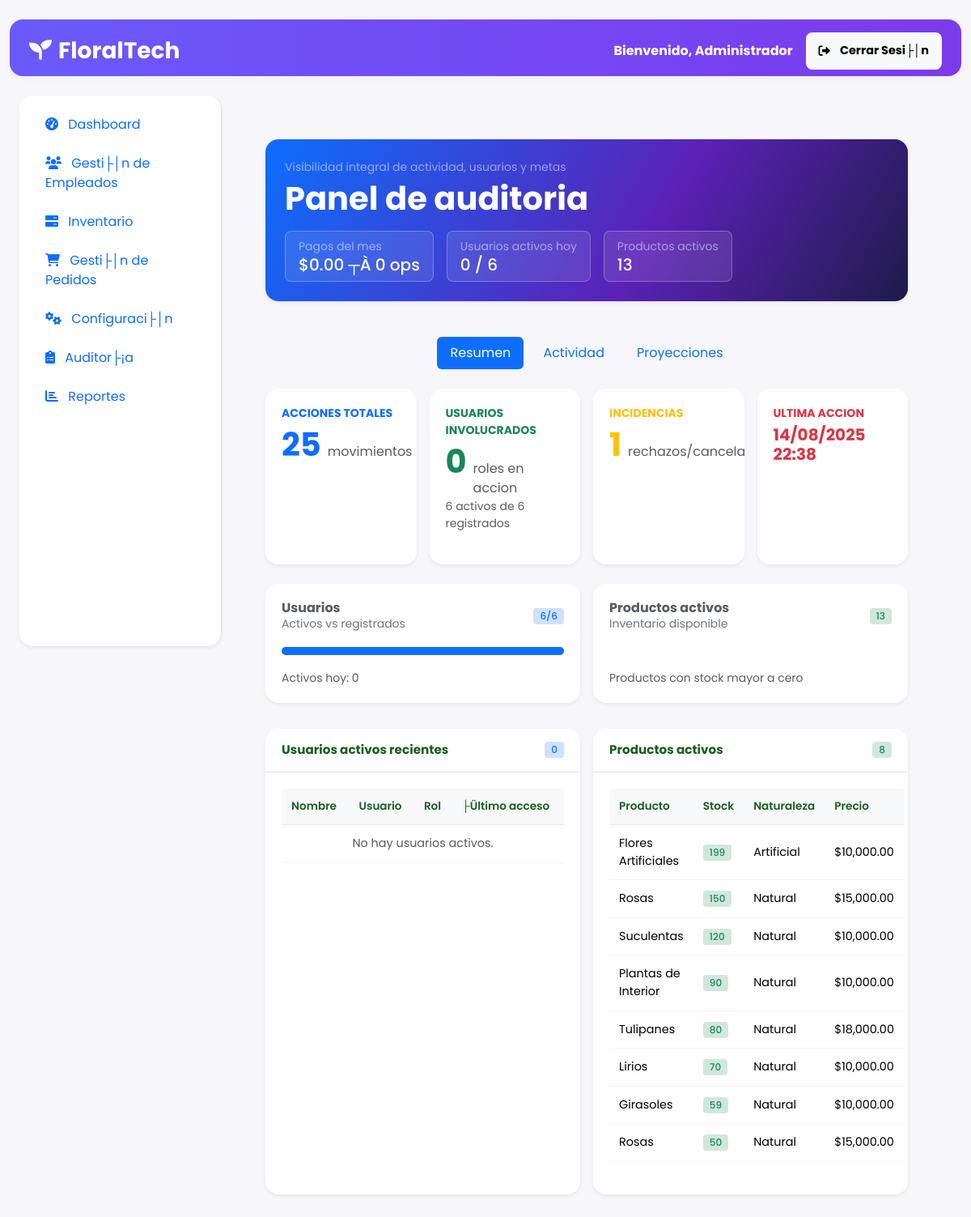
/index.php?ctrl=dashboard&action=admin&page=auditoria (signed in), run on an earlier commit of the app's database.
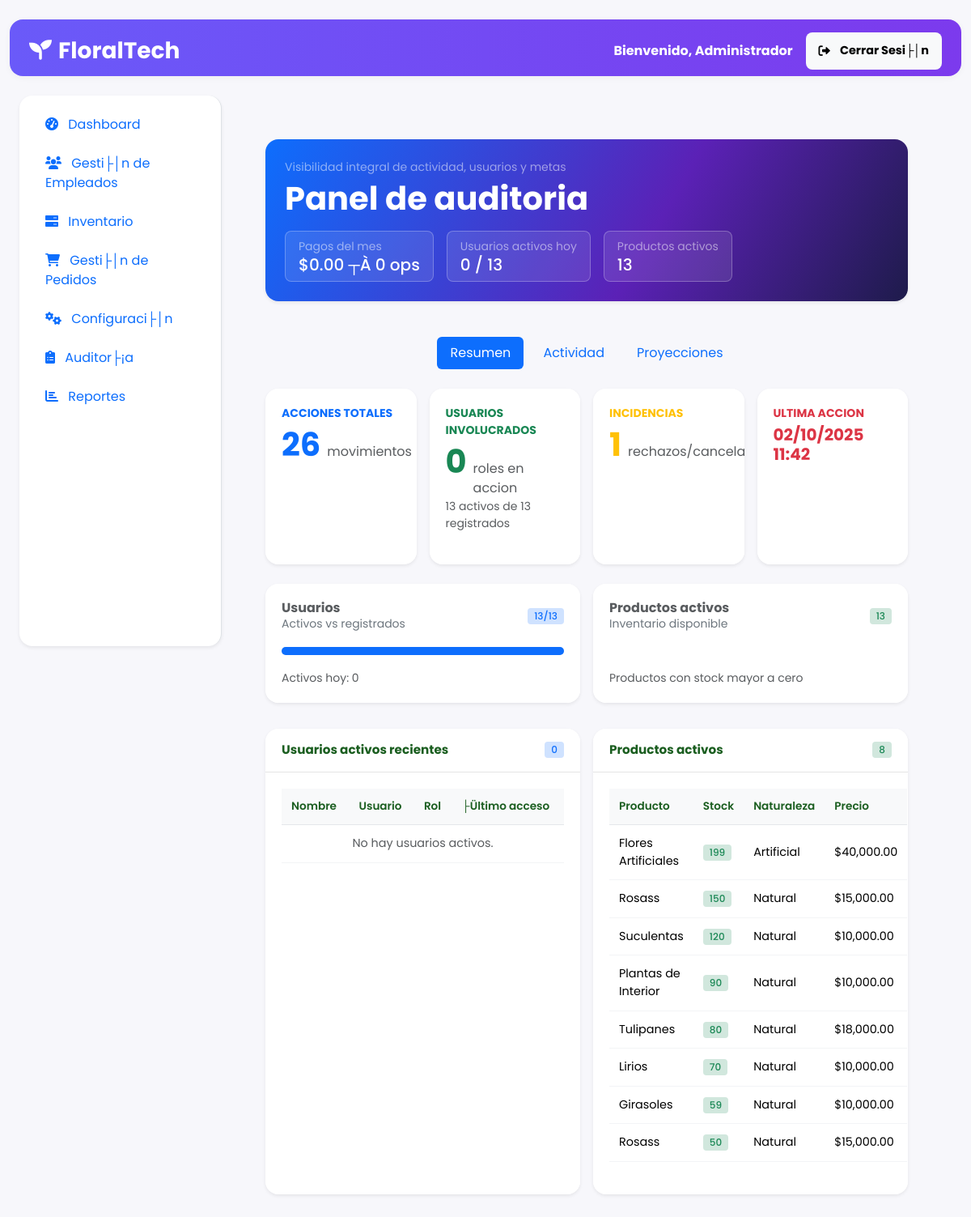
And on a later commit of the database.
### tables this page shows
CREATE TABLE `tflor` (
  `idtflor` int(11) NOT NULL,
  `nombre` varchar(255) NOT NULL,
  `naturaleza` varchar(255) DEFAULT NULL,
  `descripcion` text DEFAULT NULL,
  `precio` decimal(10,2) NOT NULL DEFAULT 0.00,
  `fecha_creacion` datetime DEFAULT current_timestamp() COMMENT 'Fecha de creación del producto',
  `activo` tinyint(1) DEFAULT 1 COMMENT 'Si el producto está activo',
  `color` varchar(100) DEFAULT 'Multicolor',
  `precio_venta` decimal(10,2) DEFAULT 0.00,
  `estado` varchar(50) DEFAULT 'activo'
);

### views/admin/VaauditoriaPagos.php (the view, shortened to what the changed rows need)
<?php
$resumenAuditoria = $resumenAuditoria ?? ['acciones' => 0, 'usuarios' => 0, 'incidencias' => 0, 'ultima' => null];
$usuariosTotales = $usuariosTotales ?? 0;
$usuariosActivos = $usuariosActivos ?? 0;
$usuariosActivosHoy = $usuariosActivosHoy ?? 0;
$usuariosRecientes = $usuariosRecientes ?? [];
$productosActivos = $productosActivos ?? 0;
$productosActivosDetalle = $productosActivosDetalle ?? [];
$pagosMes = $pagosMes ?? ['monto' => 0, 'conteo' => 0];
?>
<main>
    <div class="container-fluid my-4 px-4">
        <div class="p-4 mb-4 rounded-4 shadow-sm" style="background: linear-gradient(120deg, #0d6efd 0%, #5b21b6 60%, #1e1b4b 100%); color:#fff;">
            <div class="d-flex flex-wrap justify-content-between align-items-center gap-3">
                <div>
                    <p class="mb-1 text-white-50 small">Visibilidad integral de actividad, usuarios y metas</p>
                    <h1 class="fw-bold mb-0">Panel de auditoria</h1>
                </div>
                <div class="d-flex gap-3 flex-wrap">
                    <div class="px-3 py-2 rounded-3 bg-white bg-opacity-10 border border-white border-opacity-25">
                        <div class="small text-white-50">Pagos del mes</div>
                        <div class="h5 mb-0">$<?= number_format($pagosMes['monto'] ?? 0, 2) ?> ┬À <?= intval($pagosMes['conteo'] ?? 0) ?> ops</div>
                    </div>
                    <div class="px-3 py-2 rounded-3 bg-white bg-opacity-10 border border-white border-opacity-25">
                        <div class="small text-white-50">Usuarios activos hoy</div>
                        <div class="h5 mb-0"><?= $usuariosActivosHoy ?> / <?= $usuariosTotales ?></div>
                    </div>
                    <div class="px-3 py-2 rounded-3 bg-white bg-opacity-10 border border-white border-opacity-25">
                        <div class="small text-white-50">Productos activos</div>
                        <div class="h5 mb-0"><?= number_format($productosActivos) ?></div>
                    </div>
                </div>
            </div>
        </div>
        <ul class="nav nav-pills justify-content-center gap-2 mb-4">
            <li class="nav-item">
                <button class="nav-link active" data-bs-toggle="tab" data-bs-target="#tab-resumen">Resumen</button>
            </li>
            <li class="nav-item">
                <button class="nav-link" data-bs-toggle="tab" data-bs-target="#tab-actividad">Actividad</button>
            </li>
            <li class="nav-item">
                <button class="nav-link" data-bs-toggle="tab" data-bs-target="#tab-proyecciones">Proyecciones</button>
            </li>
        </ul>
        <div class="tab-content">
            <div class="tab-pane fade show active" id="tab-resumen">
                <div class="row g-3 mb-4">
                    <div class="col-12 col-md-3">
                        <div class="card shadow-sm border-0 rounded-4 h-100" style="background: linear-gradient(135deg,#e0e7ff,#eef2ff);">
                            <div class="card-body">
                                <p class="fw-bold text-primary mb-1 small text-uppercase">Acciones totales</p>
                                <div class="d-flex align-items-baseline gap-2">
                                    <span class="display-6 fw-bold text-primary"><?= number_format($resumenAuditoria['acciones']) ?></span>
                                    <span class="text-muted">movimientos</span>
                                </div>
                            </div>
                        </div>
                    </div>
                    <div class="col-12 col-md-3">
                        <div class="card shadow-sm border-0 rounded-4 h-100" style="background: linear-gradient(135deg,#dcfce7,#ecfdf3);">
                            <div class="card-body">
                                <p class="fw-bold text-success mb-1 small text-uppercase">Usuarios involucrados</p>
                                <div class="d-flex align-items-baseline gap-2">
                                    <span class="display-6 fw-bold text-success"><?= number_format($resumenAuditoria['usuarios']) ?></span>
                                    <span class="text-muted">roles en accion</span>
                                </div>
                                <p class="mb-0 small text-muted"><?= $usuariosActivos ?> activos de <?= $usuariosTotales ?> registrados</p>
                            </div>
                        </div>
                    </div>
                    <div class="col-12 col-md-3">
                        <div class="card shadow-sm border-0 rounded-4 h-100" style="background: linear-gradient(135deg,#fef9c3,#fffbeb);">
                            <div class="card-body">
                                <p class="fw-bold text-warning mb-1 small text-uppercase">Incidencias</p>
                                <div class="d-flex align-items-baseline gap-2">
                                    <span class="display-6 fw-bold text-warning"><?= number_format($resumenAuditoria['incidencias']) ?></span>
                                    <span class="text-muted">rechazos/cancelaciones</span>
                                </div>
                            </div>
                        </div>
                    </div>
                    <div class="col-12 col-md-3">
                        <div class="card shadow-sm border-0 rounded-4 h-100" style="background: linear-gradient(135deg,#ffe2e5,#fff1f2);">
                            <div class="card-body">
                                <p class="fw-bold text-danger mb-1 small text-uppercase">Ultima accion</p>
                                <h5 class="fw-bold text-danger mb-0">
                                    <?= $resumenAuditoria['ultima'] ? date('d/m/Y H:i', strtotime($resumenAuditoria['ultima'])) : 'Sin registros' ?>
                                </h5>
                            </div>
                        </div>
                    </div>
                </div>
                <div class="row g-3">
                    <div class="col-12 col-xl-6">
                        <div class="card shadow-sm h-100 rounded-4 border-0">
                            <div class="card-body d-flex flex-column justify-content-between">
                                <div class="d-flex justify-content-between align-items-center mb-2">
                                    <div>
                                        <h6 class="fw-bold text-muted mb-0">Usuarios</h6>
                                        <p class="mb-0 text-secondary small">Activos vs registrados</p>
                                    </div>
                                    <span class="badge bg-primary-subtle text-primary"><?= $usuariosActivos ?>/<?= $usuariosTotales ?></span>
                                </div>
                                <div class="progress" style="height: 10px;">
                                    <div class="progress-bar bg-primary" role="progressbar" style="width: <?= $usuariosTotales > 0 ? min(100, round(($usuariosActivos / max(1,$usuariosTotales))*100, 1)) : 0 ?>%;"></div>
                                </div>
                                <p class="mt-2 mb-0 small text-muted">Activos hoy: <?= $usuariosActivosHoy ?></p>
                            </div>
                        </div>
                    </div>
                    <div class="col-12 col-xl-6">
                        <div class="card shadow-sm h-100 rounded-4 border-0">
                            <div class="card-body d-flex flex-column justify-content-between">
                                <div class="d-flex justify-content-between align-items-center mb-2">
                                    <div>
                                        <h6 class="fw-bold text-muted mb-0">Productos activos</h6>
                                        <p class="mb-0 text-secondary small">Inventario disponible</p>
                                    </div>
                                    <span class="badge bg-success-subtle text-success"><?= number_format($productosActivos) ?></span>
                                </div>
                                <p class="mb-0 small text-muted">Productos con stock mayor a cero</p>
                            </div>
                        </div>
                    </div>
                </div>
                <div class="row g-3 mt-3">
                    <div class="col-12 col-xl-6">
                        <div class="card shadow-sm rounded-4 border-0 h-100">
                            <div class="card-header bg-white fw-bold d-flex justify-content-between align-items-center">
                                <span>Usuarios activos recientes</span>
                                <span class="badge bg-primary-subtle text-primary"><?= count($usuariosRecientes) ?></span>
                            </div>
                            <div class="card-body table-responsive">
                                <table class="table align-middle mb-0">
                                    <thead class="table-light">
                                        <tr>
                                            <th>Nombre</th>
                                            <th>Usuario</th>
                                            <th>Rol</th>
                                            <th>├Ültimo acceso</th>
                                        </tr>
                                    </thead>
                                    <tbody>
                                        <?php if (!empty($usuariosRecientes)): ?>
                                            <?php foreach ($usuariosRecientes as $u): ?>
                                                <tr>
                                                    <td><?= htmlspecialchars($u['nombre_completo'] ?? 'Sin nombre') ?></td>
                                                    <td><?= htmlspecialchars($u['username'] ?? '-') ?></td>
                                                    <td><span class="badge bg-primary-subtle text-primary"><?= htmlspecialchars($u['rol'] ?? 'N/D') ?></span></td>
                                                    <td><?= !empty($u['fecha_ultimo_acceso']) ? date('d/m H:i', strtotime($u['fecha_ultimo_acceso'])) : 'N/D' ?></td>
                                                </tr>
                                            <?php endforeach; ?>
                                        <?php else: ?>
                                            <tr><td colspan="4" class="text-center text-muted">No hay usuarios activos.</td></tr>
                                        <?php endif; ?>
                                    </tbody>
                                </table>
                            </div>
                        </div>
                    </div>
                    <div class="col-12 col-xl-6">
                        <div class="card shadow-sm rounded-4 border-0 h-100">
                            <div class="card-header bg-white fw-bold d-flex justify-content-between align-items-center">
                                <span>Productos activos</span>
                                <span class="badge bg-success-subtle text-success"><?= count($productosActivosDetalle) ?></span>
                            </div>
                            <div class="card-body table-responsive">
                                <table class="table align-middle mb-0">
                                    <thead class="table-light">
                                        <tr>
                                            <th>Producto</th>
                                            <th>Stock</th>
                                            <th>Naturaleza</th>
                                            <th>Precio</th>
                                        </tr>
                                    </thead>
                                    <tbody>
                                        <?php if (!empty($productosActivosDetalle)): ?>
                                            <?php foreach ($productosActivosDetalle as $p): ?>
                                                <tr>
                                                    <td><?= htmlspecialchars($p['nombre'] ?? 'Sin nombre') ?></td>
                                                    <td><span class="badge bg-success-subtle text-success"><?= number_format($p['stock'] ?? 0) ?></span></td>
                                                    <td><?= htmlspecialchars($p['naturaleza'] ?? '-') ?></td>
                                                    <td>$<?= number_format($p['precio'] ?? 0, 2) ?></td>
                                                </tr>
                                            <?php endforeach; ?>
                                        <?php else: ?>
                                            <tr><td colspan="4" class="text-center text-muted">No hay productos con stock.</td></tr>
                                        <?php endif; ?>
                                    </tbody>
                                </table>
                            </div>
                        </div>
                    </div>
                </div>
            </div>
        </div>
    </div>
</main>

What changed in the data, as far as the page shows it:
changed tflor "Flores Artificiales": precio "10,000.00" → "40,000.00"
changed tflor: nombre "Rosas" → "Rosass"
Also different on the page:
$usuariosTotales: "6" → "13"
$resumenAuditoria['acciones']: "25" → "26"
$usuariosActivos: "6" → "13"
date('d/m/Y H:i', strtotime($resumenAuditoria['ultima'])): "14/08/2025 22:38" → "02/10/2025 11:42"
